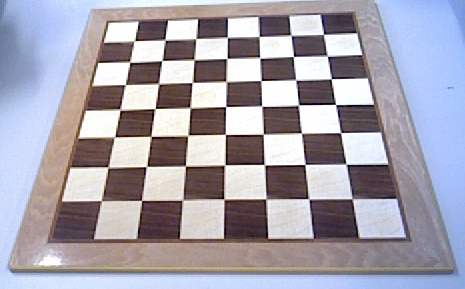
#> input picture emptyBoardCropped.jpg, 465 x 289 px
$ python sift.py
#> lines starting #> are read from the running program, lines starting #| are printed output that depends on the picture
### CVAnalyzer.py
import cv2
from numpy import matrix, concatenate
from numpy.linalg import inv, pinv, svd


class CVAnalyzer:
	"""
		Class: CVAnalyzer
		-----------------
		class encapsulating all CV modules, including:
			- getting images in from camera
			- finding board homography
	"""

	def __init__ (self):
		"""
			PUBLIC: Constructor
			-------------------
			board_image: BoardImage object, the first frame
		"""
		#=====[ Step 1: set up feature extractors	]=====
		'''
		self.corner_detector = cv2.FeatureDetector_create ('HARRIS')
		'''
		self.sift_descriptor = cv2.xfeatures2d.SIFT_create()


	####################################################################################################
	##############################[ --- FIND BOARD CORNER CORRESPONDENCES --- ]#########################
	####################################################################################################


	def get_harris_corners (self, image):
		"""
			Function: get_harris_corners
			----------------------------
			given an image, returns a list of cv2.KeyPoints representing
			the harris corners
		"""
		return cv2.cornerHarris(image,2,3,0.04)


	def get_sift_descriptors (self, image, kpts):
		"""
			Function: get_sift_descriptor
			-----------------------------
			given an image and a list of keypoints, this returns
			(keypoints, descriptors), each a list
		"""
		(kps, descs) = self.sift_descriptor.detectAndCompute(image, None)
		return (kps, descs)


	# [106 lines left out: functions get_corner_prob, get_board_corner_correspondences, get_P_rows, get_P, assemble_BIH, find_board_image_homography, not called in this run]


### sift.py
from CVAnalyzer import CVAnalyzer
import cv2


image = cv2.imread("emptyBoardCropped.jpg")
#> image is the input picture: shape (289, 465, 3); mean B, G, R 173.8, 162.3, 165.6
board_image = cv2.imread("emptyBoardCropped.jpg")
gray = cv2.cvtColor(image, cv2.COLOR_BGR2GRAY)
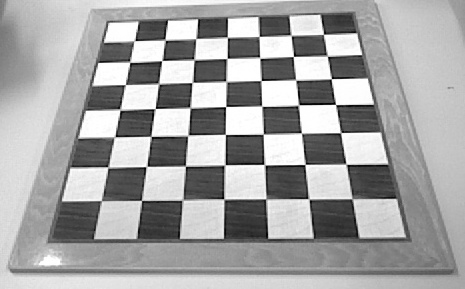
#> gray: shape (289, 465); min 1, max 255, mean 164.6

cv_analyzer = CVAnalyzer()
harris = cv_analyzer.get_harris_corners(gray)
#> in get_harris_corners, `return cv2.cornerHarris(image,2,3,0.04)`:
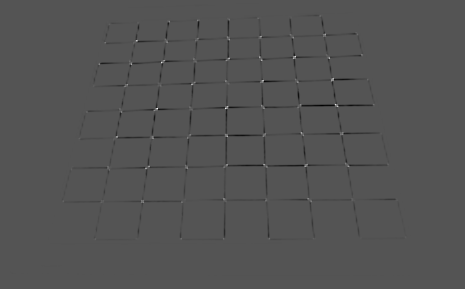
#> returned value: shape (289, 465) float32; min -0.0295, max 0.0598, mean -0.000255; drawn with min black and max white
sift = cv_analyzer.get_sift_descriptors(gray,harris)
#> in get_sift_descriptors, `(kps, descs) = self.sift_descriptor.detectAndCompute(image, None)`: kps = 676 keypoints; strongest (x, y, size): (157, 107, 1.8), (263, 80, 1.9), (224, 108, 2), (117, 136, 2)
#> (the run stopped early here; a loop or call above may not have finished)
